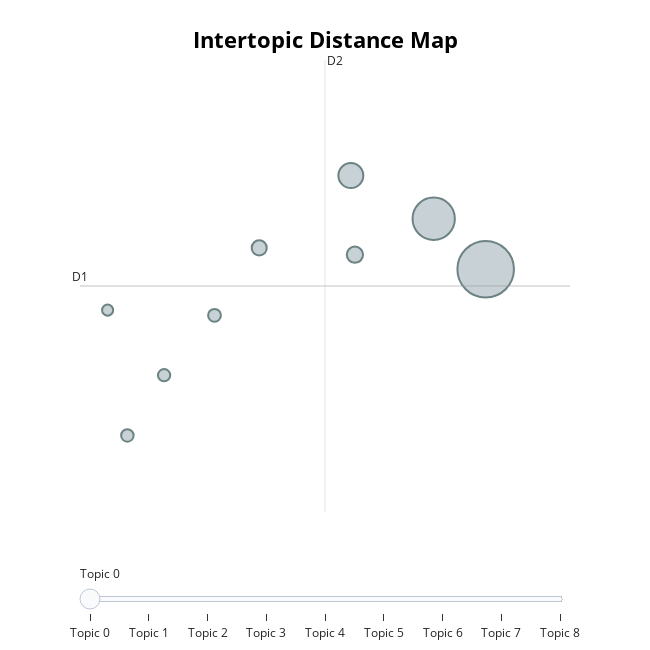

Source (notebook cell):
### Code cell
topic_dadv_model.visualize_topics()

### Figure 1 — Plotly figure (JSON) as saved in the notebook; plotly's stock layout.template omitted (floating-point values rounded to 4 significant figures)
{"data": [{"customdata": [[0, "회사 | 사람 | 업무 | 연봉 | 직원", 679], [1, "업무 | 사람 | 회사 | 연봉 | 복지", 380], [2, "업무 | 사람 | 회사 | 연봉 | 직원", 132], [3, "업무 | 연봉 | 사람 | 직원 | 회사", 56], [4, "사람 | 회사 | 업무 | 직원 | 복지", 48], [5, "업무 | 사람 | 회사 | 연봉 | 야근", 35], [6, "회사 | 체계 | 거의 | 업무 | 부족함", 33], [7, "사람 | 회사 | 업무 | 직원 | 연봉", 32], [8, "사람 | 회사 | 업무 | 연봉 | 복지", 26]], "hovertemplate": "<b>Topic %{customdata[0]}</b><br>%{customdata[1]}<br>Size: %{customdata[2]}", "legendgroup": "", "marker": {"color": "#B0BEC5", "line": {"color": "DarkSlateGrey", "width": 2}, "size": [679, 380, 132, 56, 48, 35, 33, 32, 26], "sizemode": "area", "sizeref": 0.4244, "symbol": "circle"}, "mode": "markers", "name": "", "orientation": "v", "showlegend": false, "type": "scatter", "x": [5.59, 5.073, 4.249, 4.29, 3.338, 2.894, 2.027, 2.393, 1.831], "xaxis": "x", "y": [4.945, 5.314, 5.629, 5.051, 5.101, 4.608, 3.73, 4.17, 4.646], "yaxis": "y"}], "layout": {"annotations": [{"showarrow": false, "text": "D1", "x": 1.556, "y": 4.822, "yshift": 10}, {"showarrow": false, "text": "D2", "x": 3.992, "xshift": 10, "y": 6.474}], "height": 650, "hoverlabel": {"bgcolor": "white", "font": {"family": "Rockwell", "size": 16}}, "legend": {"itemsizing": "constant", "tracegroupgap": 0}, "margin": {"t": 60}, "shapes": [{"line": {"color": "#CFD8DC", "width": 2}, "type": "line", "x0": 3.992, "x1": 3.992, "y0": 3.171, "y1": 6.474}, {"line": {"color": "#9E9E9E", "width": 2}, "type": "line", "x0": 1.556, "x1": 6.428, "y0": 4.822, "y1": 4.822}], "sliders": [{"active": 0, "pad": {"t": 50}, "steps": [{"args": [{"marker.color": [["red", "#B0BEC5", "#B0BEC5", "#B0BEC5", "#B0BEC5", "#B0BEC5", "#B0BEC5", "#B0BEC5", "#B0BEC5"]]}], "label": "Topic 0", "method": "update"}, {"args": [{"marker.color": [["#B0BEC5", "red", "#B0BEC5", "#B0BEC5", "#B0BEC5", "#B0BEC5", "#B0BEC5", "#B0BEC5", "#B0BEC5"]]}], "label": "Topic 1", "method": "update"}, {"args": [{"marker.color": [["#B0BEC5", "#B0BEC5", "red", "#B0BEC5", "#B0BEC5", "#B0BEC5", "#B0BEC5", "#B0BEC5", "#B0BEC5"]]}], "label": "Topic 2", "method": "update"}, {"args": [{"marker.color": [["#B0BEC5", "#B0BEC5", "#B0BEC5", "red", "#B0BEC5", "#B0BEC5", "#B0BEC5", "#B0BEC5", "#B0BEC5"]]}], "label": "Topic 3", "method": "update"}, {"args": [{"marker.color": [["#B0BEC5", "#B0BEC5", "#B0BEC5", "#B0BEC5", "red", "#B0BEC5", "#B0BEC5", "#B0BEC5", "#B0BEC5"]]}], "label": "Topic 4", "method": "update"}, {"args": [{"marker.color": [["#B0BEC5", "#B0BEC5", "#B0BEC5", "#B0BEC5", "#B0BEC5", "red", "#B0BEC5", "#B0BEC5", "#B0BEC5"]]}], "label": "Topic 5", "method": "update"}, {"args": [{"marker.color": [["#B0BEC5", "#B0BEC5", "#B0BEC5", "#B0BEC5", "#B0BEC5", "#B0BEC5", "red", "#B0BEC5", "#B0BEC5"]]}], "label": "Topic 6", "method": "update"}, {"args": [{"marker.color": [["#B0BEC5", "#B0BEC5", "#B0BEC5", "#B0BEC5", "#B0BEC5", "#B0BEC5", "#B0BEC5", "red", "#B0BEC5"]]}], "label": "Topic 7", "method": "update"}, {"args": [{"marker.color": [["#B0BEC5", "#B0BEC5", "#B0BEC5", "#B0BEC5", "#B0BEC5", "#B0BEC5", "#B0BEC5", "#B0BEC5", "red"]]}], "label": "Topic 8", "method": "update"}]}], "title": {"font": {"color": "Black", "size": 22}, "text": "<b>Intertopic Distance Map</b>", "x": 0.5, "xanchor": "center", "y": 0.95, "yanchor": "top"}, "width": 650, "xaxis": {"anchor": "y", "domain": [0, 1], "range": [1.556, 6.428], "title": {"text": ""}, "visible": false}, "yaxis": {"anchor": "x", "domain": [0, 1], "range": [3.171, 6.474], "title": {"text": ""}, "visible": false}}}
